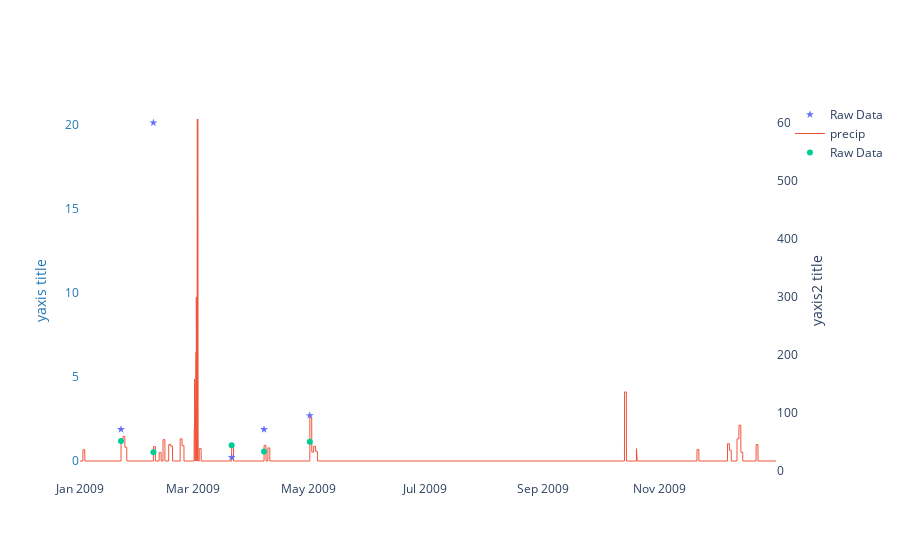

The code cell stored with this chart in its notebook:
### Code cell
# Create figure with secondary y-axis
fig = go.Figure()
for gid in list(data.keys()):
    precip = pd.DataFrame({'dt':pd.date_range(start=start_dt, end=end_dt, freq='60min',closed='left')
, 'p':data[gid]})
    fig.add_trace(go.Scatter(
        name="Raw Data",
        mode="markers", x=summary[gid]["dt"], y=summary[gid]["t0"],
        marker_symbol="star",yaxis="y2"
    ))
    fig.add_trace(go.Scatter(
        name="precip",
        mode="lines", x=precip["dt"], y=precip["p"],
        marker_symbol="star", line=dict(width=1),yaxis="y1"
    ))
    fig.add_trace(go.Scatter(
        name="Raw Data",
        mode="markers", x=summary[gid]["dt"], y=summary[gid]["intensity"],
        marker_symbol="circle",yaxis="y1"
    ))

fig.update_layout(plot_bgcolor="white",yaxis=dict(
        title="yaxis title",
        titlefont=dict(
            color="#1f77b4"
        ),
        tickfont=dict(
            color="#1f77b4"
        )
    ),
    yaxis2=dict(
        title="yaxis2 title",
        # titlefont=dict(
        #     color="#ff7f0e"
        # ),
        # tickfont=dict(
        #     color="#ff7f0e"
        # ),
        anchor="free",
        overlaying="y",
        side="right",
        position=1
    ),)
        
fig.show()
# plt.plot(data)
# plt.plot(dry_periods)

### Figure 1 — Plotly figure (JSON) as saved in the notebook; plotly's stock layout.template omitted (floating-point values rounded to 4 significant figures; data arrays with more than 128 entries replaced by an {"elided": "..."} marker saying what was removed)
{"data": [{"marker": {"symbol": "star"}, "mode": "markers", "name": "Raw Data", "type": "scatter", "x": ["2009-01-22T12:00:00", "2009-02-08T12:00:00", "2009-03-21T12:00:00", "2009-04-07T12:00:00", "2009-05-01T12:00:00"], "y": [72, 600, 24, 72, 96], "yaxis": "y2"}, {"line": {"width": 1}, "marker": {"symbol": "star"}, "mode": "lines", "name": "precip", "type": "scatter", "x": {"elided": "8760 str values"}, "y": {"elided": "8760 float values"}, "yaxis": "y"}, {"marker": {"symbol": "circle"}, "mode": "markers", "name": "Raw Data", "type": "scatter", "x": ["2009-01-22T12:00:00", "2009-02-08T12:00:00", "2009-03-21T12:00:00", "2009-04-07T12:00:00", "2009-05-01T12:00:00"], "y": [1.19, 0.5198, 0.94, 0.57, 1.153], "yaxis": "y"}], "layout": {"plot_bgcolor": "white", "yaxis": {"tickfont": {"color": "#1f77b4"}, "title": {"font": {"color": "#1f77b4"}, "text": "yaxis title"}}, "yaxis2": {"anchor": "free", "overlaying": "y", "position": 1, "side": "right", "title": {"text": "yaxis2 title"}}}}
